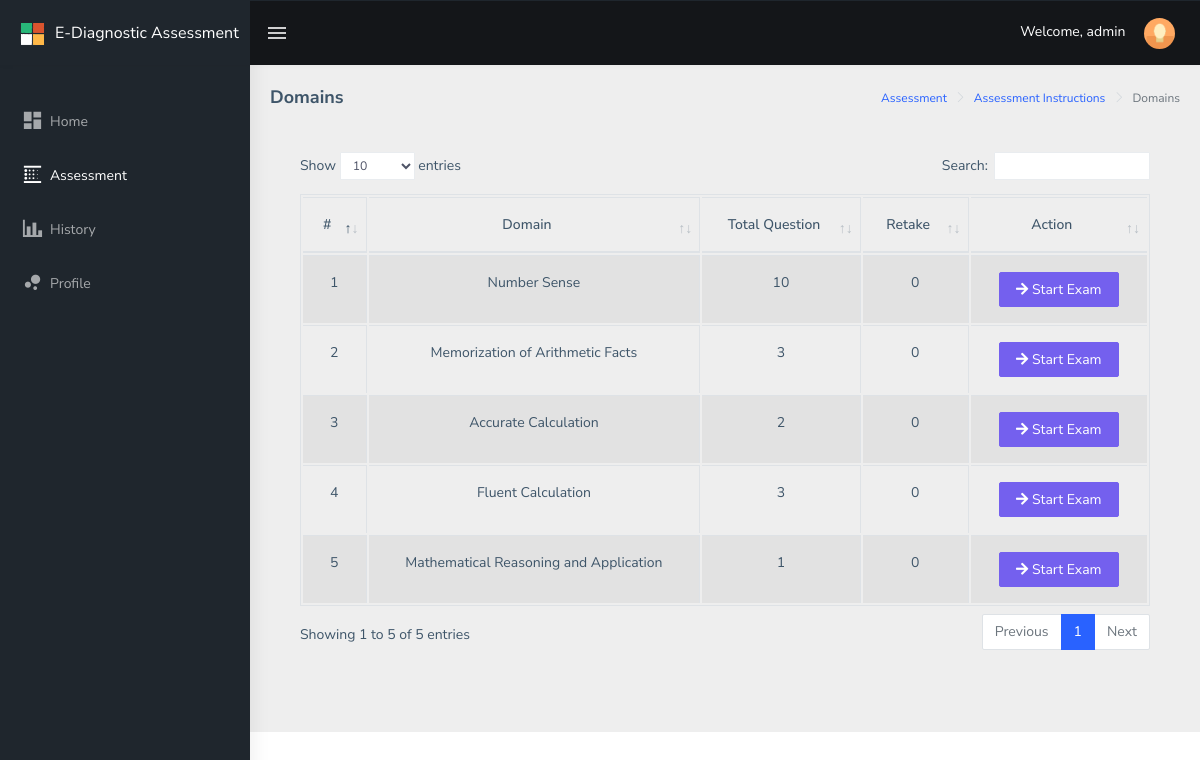
Before: /public/main/student/assessment/domains/index.php (signed in) with the older database file.
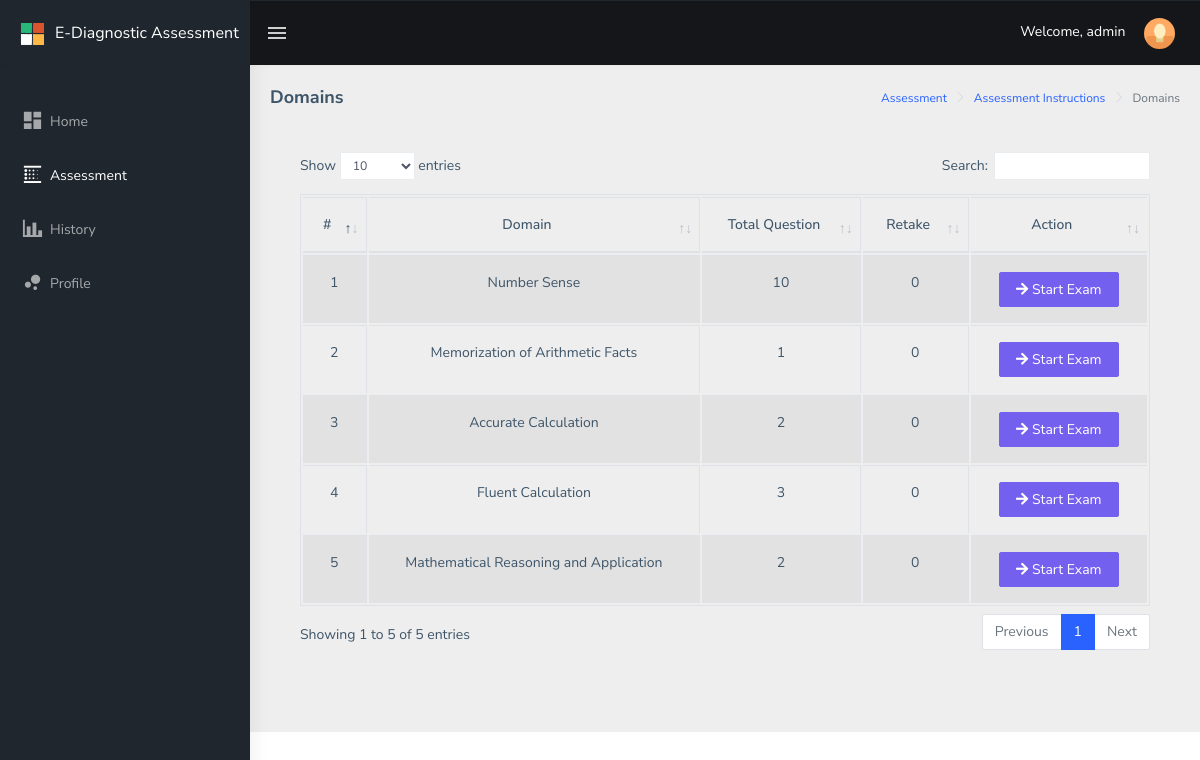
After: the same page with the newer database file.
### tables this page shows
CREATE TABLE `drxassessment_assessment_domains` (
  `drxassessment_id` int(11) NOT NULL,
  `drxassessment_domain_name` text NOT NULL,
  `drxassessment_question_total` int(55) NOT NULL,
  `drxassessment_status` int(1) NOT NULL,
  `drxassessment_created_at` datetime NOT NULL DEFAULT CURRENT_TIMESTAMP
);

### public/main/student/assessment/domains/index.php (the view, shortened to what the changed rows need)
<?php
include("../../../../../config/common/asdasf9z09x0c90zx90123.php");
if (!empty($_SESSION['drxassessmentid'])) {
    $drxassessmentid = $_SESSION['drxassessmentid'];
} else {
    $drxassessmentid = "";
}
?>
<!DOCTYPE html>
<html dir="ltr" lang="en">
<head>
    <link href="../../../../assets/libs/flot/css/float-chart.css" rel="stylesheet">
    <link href="../../../../dist/css/style.min.css" rel="stylesheet">
    <link href="../../../../assets/libs/datatables.net-bs4/css/dataTables.bootstrap4.css" rel="stylesheet">
</head>
<body>
    <div id="main-wrapper">
        <div class="page-wrapper">
  <div class="container-fluid">
      <div class="card-body">
          <div class="table-responsive">
              <table id="zero_config" class="table table-striped table-bordered">
                  <thead>
                          <tr>
                              <th class="text-center">#</th>
                              <th class="text-center">Domain</th>
                              <th class="text-center">Total Question</th>
                              <th class="text-center">Retake</th>
                              <th class="text-center">Action</th>
                          </tr>
                  </thead>
                  <tbody>
                       <?php
                           $result = $connection->prepare("SELECT * FROM drxassessment_assessment_domains");
                           $result->execute();
                           $drx_count = 0;
                           while ($row = $result->fetch(PDO::FETCH_ASSOC)) {
                                  $drx_count++;
                                  $drxassessment_domain_name = $row['drxassessment_domain_name'];
                                  $drxassessment_question_total = $row['drxassessment_question_total'];
                            $rowCountQuery = "SELECT count(taken_count) AS takenCount, user_id, user_domain
                                              FROM drxassessment_assessment_taken
                                              WHERE user_id = :user_id
                                              AND user_domain = :user_domain
                                              ";
                            $resultCount = $connection->prepare($rowCountQuery);
                            $resultCount->execute(array('user_id'=>$drxassessmentid,'user_domain'=>$drxassessment_domain_name));
                            $takenCount = $resultCount->fetchColumn();
                       ?>
                            <tr>
                                <td class="text-center"><?php echo $drx_count; ?></td>
                                <td class="text-center"><?php echo $drxassessment_domain_name; ?></td>
                                <td class="text-center"><?php echo $drxassessment_question_total; ?></td>
                                <td class="text-center"><?php echo $takenCount; ?></td>
                                <td class="text-center">
                                  <a class="btn btn-primary btn-mg" style="width: 120px;"
                                     href="startexam/index.php?drxassessment_domain_name=<?php echo $drxassessment_domain_name; ?>"
                                   >
                                   <i class="fas fa-arrow-right"></i> Start Exam
                                  </a>
                                </td>
                            </tr>
                       <?php } ?>
                  </tbody>
              </table>
      </div>
  </div>
</div>
</div>
</body>
</html>

Changed rows visible on the page:
changed drxassessment_assessment_domains "Memorization of Arithmetic Facts": drxassessment_question_total "3" → "1"
changed drxassessment_assessment_domains "Mathematical Reasoning and Application": drxassessment_question_total "1" → "2"
